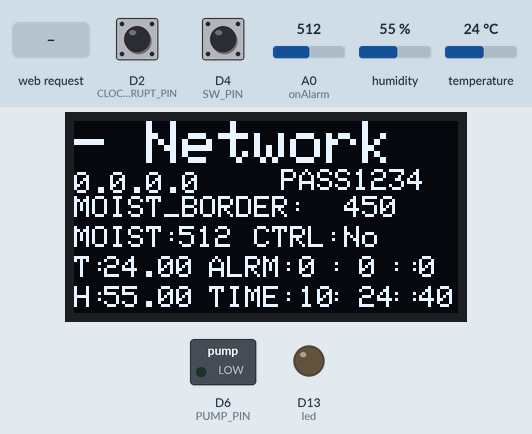
Bench run of a sketch on a simulated Arduino Nano RP2040 Connect. On the bench: 128×64 one-colour display, switched loads named in the sketch (green lamp = pin HIGH), output pins drawn as LEDs (lit = HIGH). The test bench sets the inputs (shaded band); at power-on: D4 (SW_PIN) LOW, D2 (CLOCK_INTERRUPT_PIN) HIGH, humidity 55 %, A0 (onAlarm) = 512, temperature 24 °C. The display library's start-up logo is not drawn; the local clock reads 2024-03-15 10:24:30 at power-on unless the sketch sets it; what the sketch prints to the serial monitor is not drawn.

Above: at 11.3 s.
11.4 s: D4 (SW_PIN) pulled HIGH for 1 s
At 12.4 s:
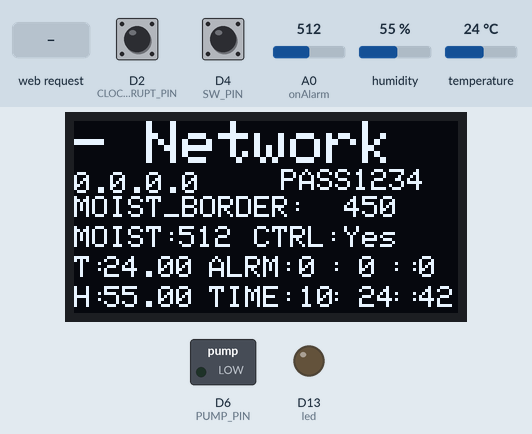
18.0 s: D2 (CLOCK_INTERRUPT_PIN) pulled LOW for 0.15 s
At 19.4 s:
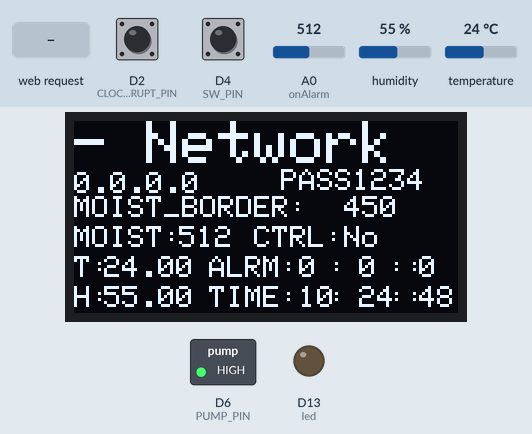
23.8 s: HTTP request GET /H received
At 25.2 s:
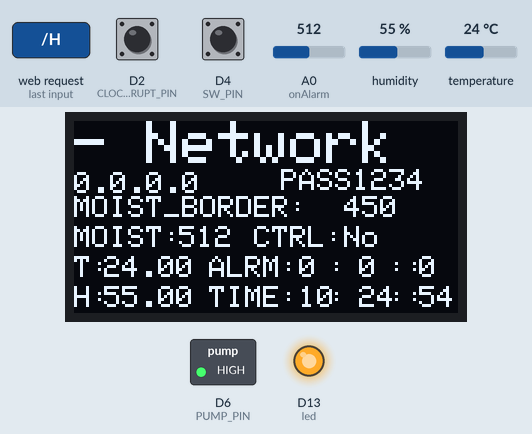
29.4 s: humidity set to 22 %
At 30.9 s:
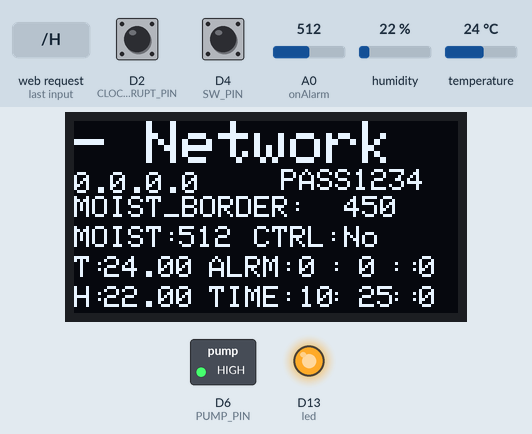
33.6 s: A0 (onAlarm) set to 716
At 35.2 s:
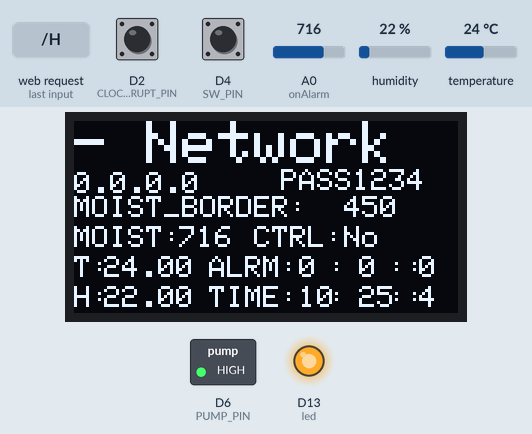
37.6 s: temperature set to 12 °C
At 39.4 s:
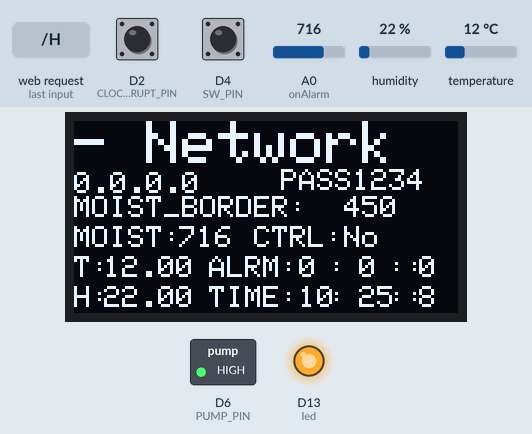
Timing chart, 0 to 40.9 s (numbered marks = the images above; inputs shaded):
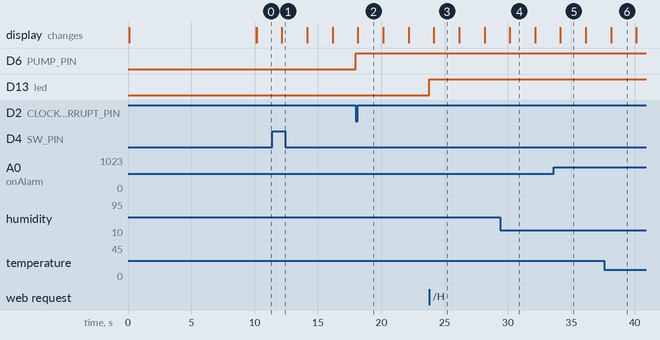

The sketch:

sketch_dec22b.ino
```cpp
#include <Wire.h>
#include <Adafruit_SH110X.h>
#include <Adafruit_GFX.h>

#include <EEPROM.h>

//Important Config
#define PUMP_PIN 6
#define SW_PIN 4
#define MOIST_BORDER 450
#define MOIST_BORDER_LOWEST 550
#define PUMP_DURATION 10000

#define OLED_WIDTH 128
#define OLED_HEIGHT 64

#define OLED_ADDR   0x3C
#define OLED_RESET -1   //   QT-PY / XIAO

Adafruit_SH1106G display = Adafruit_SH1106G(OLED_WIDTH, OLED_HEIGHT, &Wire, OLED_RESET);

#include <SPI.h>
#include <WiFiNINA.h>
#include "arduino_secrets.h"
///////please enter your sensitive data in the Secret tab/arduino_secrets.h
char ssid[] = SECRET_SSID;        // your network SSID (name)
char pass[] = SECRET_PASS;    // your network password (use for WPA, or use as key for WEP)
int keyIndex = 0;                // your network key index number (needed only for WEP)

int led =  LED_BUILTIN;
int status = WL_IDLE_STATUS;
WiFiServer server(80);

#include <Adafruit_Sensor.h>
#include <DHT.h>
#include <DHT_U.h>

#define DHTPIN 12     // Digital pin connected to the DHT sensor
// Feather HUZZAH ESP8266 note: use pins 3, 4, 5, 12, 13 or 14 --
// Pin 15 can work but DHT must be disconnected during program upload.

// Uncomment the type of sensor in use:
//#define DHTTYPE    DHT11     // DHT 11
#define DHTTYPE    DHT22     // DHT 22 (AM2302)
//#define DHTTYPE    DHT21     // DHT 21 (AM2301)

// See guide for details on sensor wiring and usage:
//   https://learn.adafruit.com/dht/overview

DHT_Unified dht(DHTPIN, DHTTYPE);

uint32_t delayMS;
// Generally, you should use "unsigned long" for variables that hold time
// The value will quickly become too large for an int to store
unsigned long previousMillis = 0;  // will store last time LED was updated


// Start RTC
#include "RTClib.h"

// the pin that is connected to SQW
#define CLOCK_INTERRUPT_PIN 2

RTC_DS3231 rtc;
char daysOfTheWeek[7][12] = {"Sunday", "Monday", "Tuesday", "Wednesday", "Thursday", "Friday", "Saturday"};

void setup() {
//Initialize serial and wait for port to open:
  Serial.begin(9600);
  while (!Serial) {
    ; // wait for serial port to connect. Needed for native USB port only
  }

  // Start RTC
  if (! rtc.begin()) {
    Serial.println("Couldn't find RTC");
    while (1);
  }
  //Disable SQW to enable interupts
  rtc.writeSqwPinMode(DS3231_OFF);

  //we don't need the 32K Pin, so disable it
    rtc.disable32K();

  // Making it so, that the alarm will trigger an interrupt
  pinMode(CLOCK_INTERRUPT_PIN, INPUT_PULLUP);
  attachInterrupt(digitalPinToInterrupt(CLOCK_INTERRUPT_PIN), onAlarm, FALLING);

  // set alarm 1, 2 flag to false (so alarm 1, 2 didn't happen so far)
  // if not done, this easily leads to problems, as both register aren't reset on reboot/recompile
  rtc.clearAlarm(1);
  rtc.clearAlarm(2);
  rtc.disableAlarm(1);
  Serial.println("==--===--==");
  // Initialize device.
  dht.begin();
  Serial.println(F("DHTxx Unified Sensor Example"));
  // Print temperature sensor details.
  sensor_t sensor;
  dht.temperature().getSensor(&sensor);
  Serial.println(F("------------------------------------"));
  Serial.println(F("Temperature Sensor"));
  Serial.print  (F("Sensor Type: ")); Serial.println(sensor.name);
  Serial.print  (F("Driver Ver:  ")); Serial.println(sensor.version);
  Serial.print  (F("Unique ID:   ")); Serial.println(sensor.sensor_id);
  Serial.print  (F("Max Value:   ")); Serial.print(sensor.max_value); Serial.println(F("°C"));
  Serial.print  (F("Min Value:   ")); Serial.print(sensor.min_value); Serial.println(F("°C"));
  Serial.print  (F("Resolution:  ")); Serial.print(sensor.resolution); Serial.println(F("°C"));
  Serial.println(F("------------------------------------"));
  // Print humidity sensor details.
  dht.humidity().getSensor(&sensor);
  Serial.println(F("Humidity Sensor"));
  Serial.print  (F("Sensor Type: ")); Serial.println(sensor.name);
  Serial.print  (F("Driver Ver:  ")); Serial.println(sensor.version);
  Serial.print  (F("Unique ID:   ")); Serial.println(sensor.sensor_id);
  Serial.print  (F("Max Value:   ")); Serial.print(sensor.max_value); Serial.println(F("%"));
  Serial.print  (F("Min Value:   ")); Serial.print(sensor.min_value); Serial.println(F("%"));
  Serial.print  (F("Resolution:  ")); Serial.print(sensor.resolution); Serial.println(F("%"));
  Serial.println(F("------------------------------------"));
  // Set delay between sensor readings based on sensor details.
  delayMS = (sensor.min_delay / 1000);
  Serial.println(delayMS);

  display.begin(OLED_ADDR, true);
  display.display();
  display.clearDisplay();

  display.setTextSize(2);
  display.setTextColor(1);
  display.setCursor(0, 0);
  display.println("Welcome");

  display.setTextSize(2);
  display.setTextColor(1);
  display.setCursor(0, 17);
  display.println("This is");
  display.println("a Splash");
  display.println("Screen");

  display.display();


  Serial.println("Access Point Web Server");

  pinMode(led, OUTPUT);      // set the LED pin mode

  // check for the WiFi module:
  if (WiFi.status() == WL_NO_MODULE) {
    Serial.println("Communication with WiFi module failed!");
    // don't continue
    while (true);
  }

  String fv = WiFi.firmwareVersion();
  if (fv < WIFI_FIRMWARE_LATEST_VERSION) {
    Serial.println("Please upgrade the firmware");
  }

  // by default the local IP address will be 192.168.4.1
  // you can override it with the following:
  // WiFi.config(IPAddress(10, 0, 0, 1));

  // print the network name (SSID);
  Serial.print("Creating access point named: ");
  Serial.println(ssid);

  // Create open network. Change this line if you want to create an WEP network:
  status = WiFi.beginAP(ssid, pass);
  if (status != WL_AP_LISTENING) {
    Serial.println("Creating access point failed");
    // don't continue
    while (true);
  }

  // wait 10 seconds for connection:
  delay(10000);
    sensors_event_t event;
  dht.temperature().getEvent(&event);
  if (isnan(event.temperature)) {
    Serial.println(F("Error reading temperature!"));
  }
  else {
    Serial.print(F("Temperature: "));
    Serial.print(event.temperature);
    Serial.println(F("°C"));
  }
  // Get humidity event and print its value.
  dht.humidity().getEvent(&event);
  if (isnan(event.relative_humidity)) {
    Serial.println(F("Error reading humidity!"));
  }
  else {
    Serial.print(F("Humidity: "));
    Serial.print(event.relative_humidity);
    Serial.println(F("%"));

   }


  // start the web server on port 80
  server.begin();

  // you're connected now, so print out the status
  printWiFiStatus();


  display.clearDisplay();

  display.setTextSize(2);
  display.setTextColor(1);
  display.setCursor(0, 0);
  display.println("- Network");

  display.setTextSize(1);
  display.setTextColor(1);
  display.setCursor(0, 17);
  display.println(WiFi.localIP());

  display.display();

  pinMode(PUMP_PIN, OUTPUT);
  pinMode(SW_PIN, INPUT);

}

void loop() {
      // Read DHT
    unsigned long currentMillis = millis();

  if (currentMillis - previousMillis >= delayMS) {
    // save the last time you blinked the LED
    previousMillis = currentMillis;

    sensors_event_t event;
    dht.temperature().getEvent(&event);
    if (isnan(event.temperature)) {
      Serial.println(F("Error reading temperature!"));
    }
    else {
      Serial.print(F("Temperature: "));
      Serial.print(event.temperature);
      Serial.println(F("°C"));
    }
    display.fillRect(0, 34, 128, 28, 0);

    //Update OLED
    display.setTextSize(1);
    display.setTextColor(1);
    //Print Temperature to OLED
    display.setCursor(0, 45);
    display.println("T:");
    display.setCursor(10, 45);
    display.println(event.temperature);

    // Get humidity event and print its value.
    dht.humidity().getEvent(&event);
    if (isnan(event.relative_humidity)) {
      Serial.println(F("Error reading humidity!"));
    }
    else {
      Serial.print(F("Humidity: "));
      Serial.print(event.relative_humidity);
      Serial.println(F("%"));
    }

    //Print Humidity to OLED
    display.setCursor(0, 55);
    display.println("H:");
    display.setCursor(10, 55);
    display.println(event.relative_humidity);


    //TIME
    display.setCursor(115, 55);
    display.println(rtc.now().second());

    display.setCursor(95, 55);
    display.println(rtc.now().minute());

    display.setCursor(75, 55);
    display.println(rtc.now().hour());

    display.setCursor(105, 55);
    display.println("::");
    display.setCursor(85, 55);
    display.println(":");
    display.setCursor(45, 55);
    display.println("TIME: ");

    //ALARM
    display.setCursor(115, 45);
    display.println(rtc.getAlarm2().second());

    display.setCursor(95, 45);
    display.println(rtc.getAlarm2().minute());

    display.setCursor(75, 45);
    display.println(rtc.getAlarm2().hour());

    display.setCursor(105, 45);
    display.println("::");
    display.setCursor(85, 45);
    display.println(":");
    display.setCursor(45, 45);
    display.println("ALRM: ");

    //MOISTURE
    display.setCursor(0,35);
    display.println("MOIST: ");
    display.setCursor(35,35);
    display.println(analogRead(A0));
    //Border
    display.setCursor(0,25);
    display.println("MOIST_BORDER: ");
    display.setCursor(90,25);
    display.println(MOIST_BORDER);

    //Magic Number 450 and under --> WET
    //Display Switch-State
    display.setCursor(60, 35);
    display.println("CTRL: ");
    if (digitalRead(SW_PIN) == HIGH){
      display.setCursor(90,35);
      display.println("Yes");
    }
    else {
      display.setCursor(90,35);
      display.println("No");
    }
    //Display Password for AP
    display.setCursor(69,16);
    display.println(pass);


    display.display();

    if(rtc.alarmFired(2)){
      Serial.print("HELLO ALARM");
      rtc.clearAlarm(2);
      delay(PUMP_DURATION);
      digitalWrite(PUMP_PIN, LOW);
      //TODO: Find Better Way for this maybe?
    }
    Serial.println(rtc.getAlarm2().minute());
    }
    // compare the previous status to the current status
  if (status != WiFi.status()) {
    // it has changed update the variable
    status = WiFi.status();

    if (status == WL_AP_CONNECTED) {
      // a device has connected to the AP
      Serial.println("Device connected to AP");
    } else {
      // a device has disconnected from the AP, and we are back in listening mode
      Serial.println("Device disconnected from AP");
    }
  }

  WiFiClient client = server.available();   // listen for incoming clients

  if (client) {                             // if you get a client,
    Serial.println("new client");           // print a message out the serial port
    String currentData = "";
    String currentLine = "";                // make a String to hold incoming data from the client
    while (client.connected()) {            // loop while the client's connected

      delayMicroseconds(10);                // This is required for the Arduino Nano RP2040 Connect - otherwise it will loop so fast that SPI will never be served.
      if (client.available()) {             // if there's bytes to read from the client,
        char c = client.read();             // read a byte, then
        Serial.write(c);                    // print it out the serial monitor
        if (c == '\n') {                    // if the byte is a newline character

          // if the current line is blank, you got two newline characters in a row.
          // that's the end of the client HTTP request, so send a response:
          if (currentLine.length() == 0) {
            // HTTP headers always start with a response code (e.g. HTTP/1.1 200 OK)
            // and a content-type so the client knows what's coming, then a blank line:
            client.println("HTTP/1.1 200 OK");
            client.println("Content-type:text/html");
            client.println();

            // the content of the HTTP response follows the header:
            client.print("Click <a href=\"/H\">here</a> turn the LED on<br>");
            client.print("Click <a href=\"/L\">here</a> turn the LED off<br>");
            client.print(" <form action=\"/form\" method=\"get\"> <input type=\"number\" id=\"name\" name=\"user_name\" /> <button type=\"submit\">Set Alarm</button> </form> ");

            // The HTTP response ends with another blank line:
            client.println();
            // break out of the while loop:
            break;
          }
          else {      // if you got a newline, then clear currentLine:
            if (currentLine.indexOf("?") == 9){
              Serial.println("FOUND IT");
              currentData = currentLine;
              Serial.println(currentData);
              Serial.println("------------");
              Serial.println(currentData.substring(currentData.indexOf("=")+1, currentData.length()-9));
              setAlarmForWater(currentData.substring(currentData.indexOf("=")+1, currentData.length()-9));
            }
            currentLine = "";
          }
        }
        else if (c != '\r') {    // if you got anything else but a carriage return character,
          currentLine += c;      // add it to the end of the currentLine
        }

        // Check to see if the client request was "GET /H" or "GET /L":
        if (currentLine.endsWith("GET /H")) {
          digitalWrite(led, HIGH);               // GET /H turns the LED on
        }
        if (currentLine.endsWith("GET /L")) {
          digitalWrite(led, LOW);                // GET /L turns the LED off
        }
        if (currentLine.endsWith("GET /form")) {
          digitalWrite(led, LOW);                // GET /L turns the LED off

          //Serial.println(currentLine.substring(currentLine.indexOf(0, "=")).substring(currentLine.indexOf(0,"H")));
        }

      }
    }
    // close the connection:
    client.stop();
    Serial.println("client disconnected");


}
}

void printWiFiStatus() {
  // print the SSID of the network you're attached to:
  Serial.print("SSID: ");
  Serial.println(WiFi.SSID());

  // print your WiFi shield's IP address:
  IPAddress ip = WiFi.localIP();
  Serial.print("IP Address: ");
  Serial.println(ip);

  // print where to go in a browser:
  Serial.print("To see this page in action, open a browser to http://");
  Serial.println(ip);

}


void setAlarmForWater(String currentData){
  display.setCursor(40,40);
  display.println(currentData);
  display.display();
  //Formating
  int hours = currentData.substring(0,2).toInt();
  int minutes = currentData.substring(2,4).toInt();
  //Set alarm

  rtc.clearAlarm(2);
  if(!rtc.setAlarm2(
           DateTime(rtc.now().year(), rtc.now().month(), rtc.now().day(), hours, minutes, 0),
            DS3231_A2_Minute // this mode triggers the alarm when the seconds match. See Doxygen for other options
  )){
    Serial.println("ERERERERRERRREFERGFDFDBFD");
  }
  /*rtc.setAlarm2(
           rtc.now()+ TimeSpan(70),
            DS3231_A2_PerMinute // this mode triggers the alarm when the seconds match. See Doxygen for other options
  );*/
  Serial.println("SetAlm to: ");
  Serial.print( hours );
  Serial.print("  ");
  Serial.println(minutes);
}

void onAlarm() {
  Serial.println("Alarm occured!");
  //Check if Control-Conditions are met
  if(digitalRead(SW_PIN)== HIGH){
    //Control enabled
    //Check Soil hudidity
    if(analogRead(A0) > MOIST_BORDER){
      //Time -> noon
      if(rtc.now().hour() == 12 || rtc.now().hour() == 11 || rtc.now().hour() == 13){
        if(analogRead(A0) > MOIST_BORDER_LOWEST){
          digitalWrite(PUMP_PIN, HIGH);
        }
      }
      else{
        digitalWrite(PUMP_PIN, HIGH);
      }
    }
    return;
  }
  else{
    //Control disabled
    digitalWrite(PUMP_PIN, HIGH);
  }

}
```

arduino_secrets.h
```cpp
// Both SSID and password must be 8 characters or longer
#define SECRET_SSID "WIFIDUINO"
#define SECRET_PASS "PASS1234"
```

Measured:
- after the input at 11.4 s, the display: changes after 0.75 s (image 1)
- after the input at 18.0 s, D6 (PUMP_PIN): LOW → HIGH at once
- after the input at 23.8 s, D13 (led): LOW → HIGH at once
- what the display in image 3 shows lasts 2.0 s, from 24.1 s to 26.1 s
